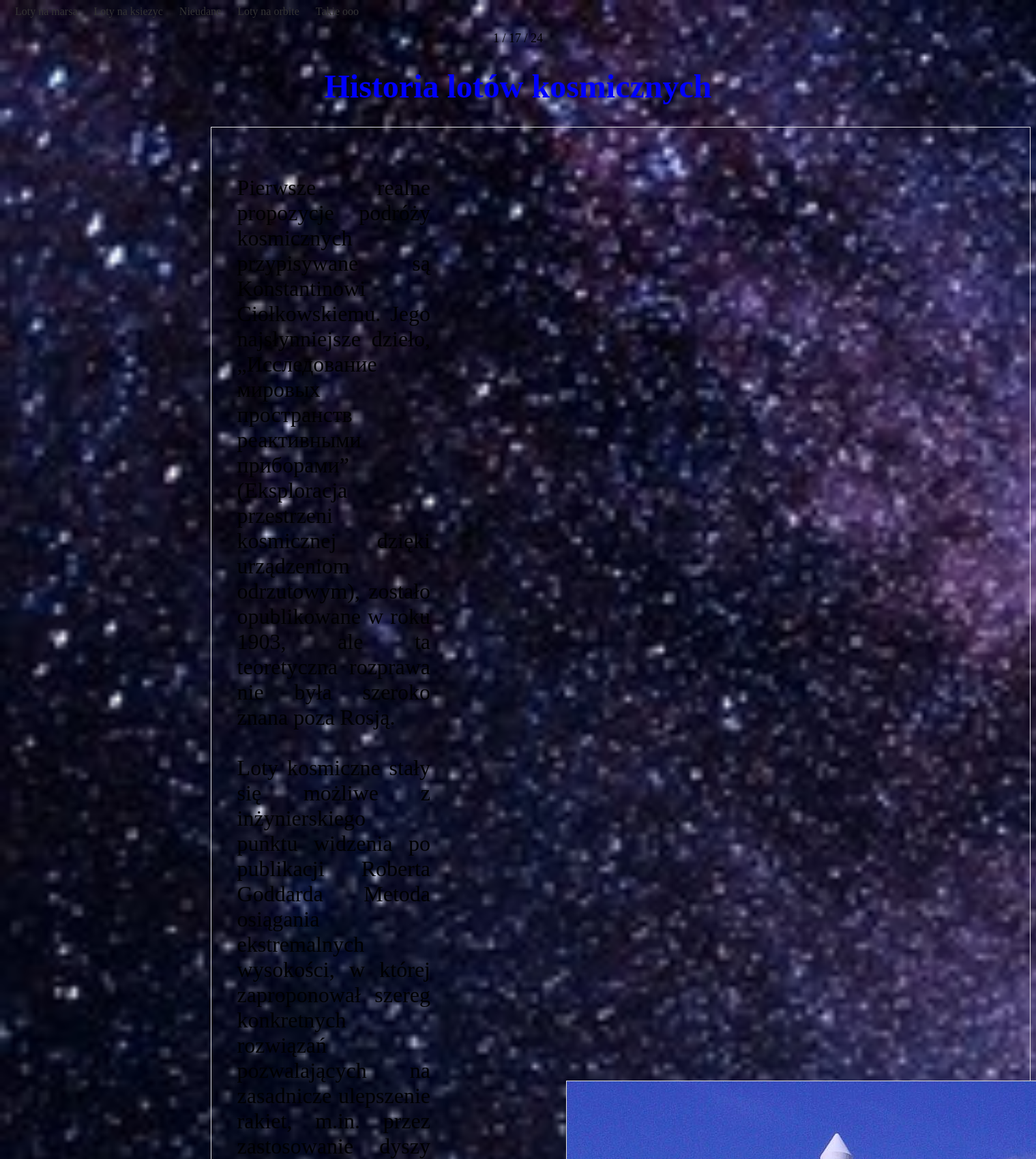
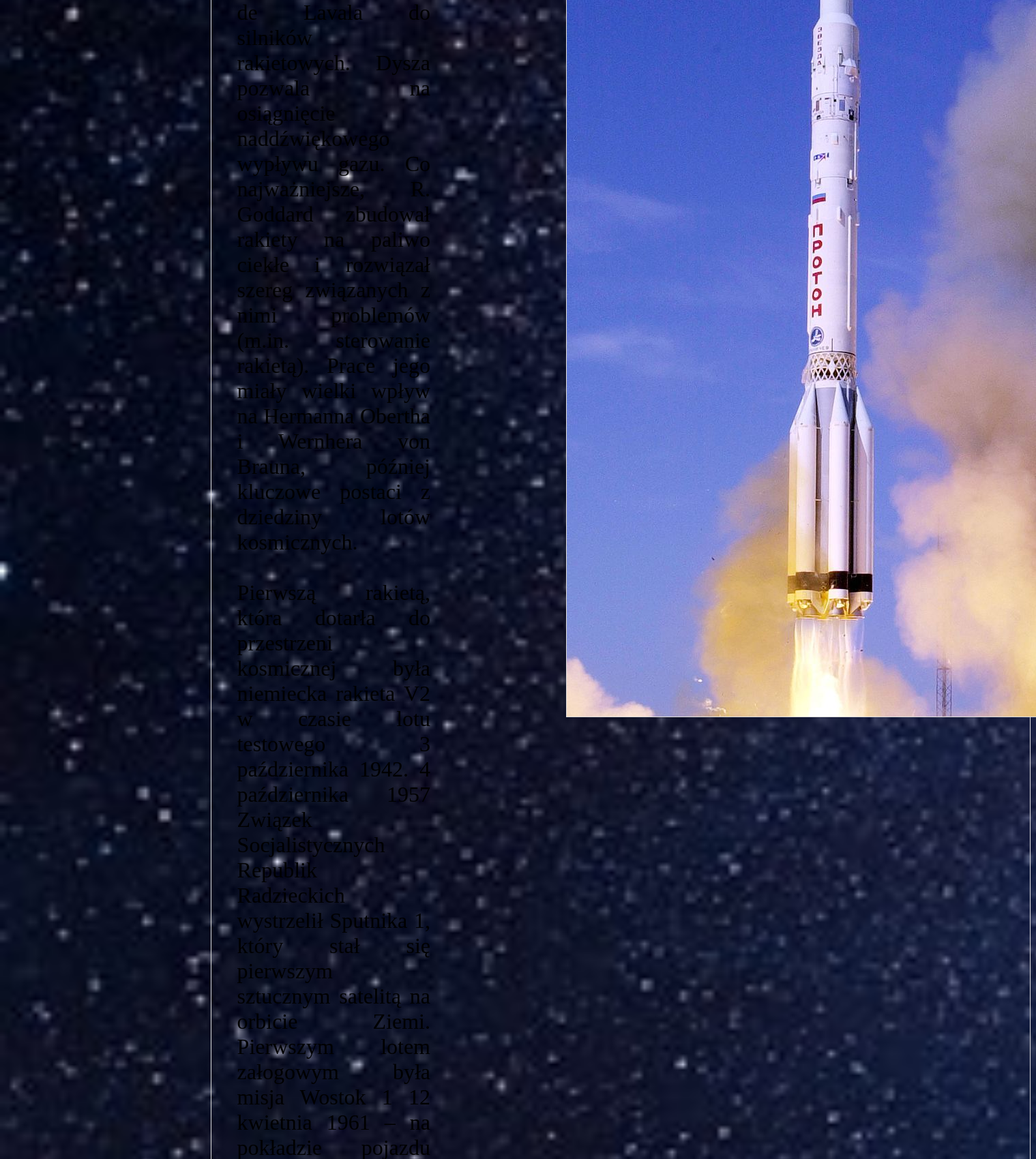
Screenshot of /lab7/jakub_adamkiewicz_167357/jakub_adamkiewicz_167357/index.php (upper part) with the database file from the repository (2 pictures, top to bottom).
### tables this page shows
CREATE TABLE `page_list` (
  `id` int(11) NOT NULL,
  `page_title` varchar(255) NOT NULL,
  `page_content` text NOT NULL,
  `status` int(11) NOT NULL DEFAULT 1
);

### lab7/jakub_adamkiewicz_167357/jakub_adamkiewicz_167357/showpage.php (called while the page is built)
<?php
function PokazPodstrone($id)
{
    $dbhost = 'localhost';
    $dbuser = 'root';
    $dbpass = '';
    $db = 'moja_strona';
    $id_clear = htmlspecialchars($id);
    $link = new mysqli($dbhost,$dbuser,$dbpass,$db);
    $query="SELECT * FROM page_list WHERE id='$id_clear' LIMIT 1";
    $result = mysqli_query($link, $query);
    $row = mysqli_fetch_array($result);
    if(empty($row['id']))
    {
        $web = '[nie_znaleziono_strony]';
    }
    else
    {
        $web = $row['page_content'];
    }
    return $web;
}
?>

### lab7/jakub_adamkiewicz_167357/jakub_adamkiewicz_167357/index.php (the view, shortened to what this page needs)
<!DOCTYPE html>
<html>
<head>
<link rel="stylesheet" href="./css/index.css" />
</head>
<body onload="startclock()">﻿
	<a href="?idp=strona_p1.html">Loty na marsa</a>
	<a href="?idp=strona_p2.html">Loty na ksiezyc</a>
	<a href="?idp=strona_p3.html">Nieudane</a>
	<a href="?idp=strona_p4.html">Loty na orbite</a>
	<a href="?idp=strona_p5.html">Takie ooo</a>
<div class="data" id="data"></div>
<?php
	include 'showpage.php';
	if (isset($_GET['idp'])) {
		echo PokazPodstrone($_GET['idp']);
	}
	else {
		echo PokazPodstrone(1);
	}
?>
</body>
</html>

### lab7/jakub_adamkiewicz_167357/jakub_adamkiewicz_167357/css/index.css (style rules this page uses)
h1 { color: blue; font-size: 300%; text-align: center; }
body { background-color: #f2f2f2; }
a { text-decoration: none; color: #333; margin: 0 10px; }
.data { font-size: 18px; text-align: center; }
img { margin-left: 20%; margin-top: 20px; border: 1px solid #ddd; }
table { margin-left: 20%; margin-top: 20px; font-size: 200%; border-spacing: 1cm; border: 1px solid #ddd; }

### rows the page displays
page_list: page_content "Historia lotów kosmicznych Pierwsze realne propozycje podróży kosmicznych przypisywane są Konstantinowi Ciołkowskiemu. Jego najsłynniejsze dzieło, „Исследование мировых пространств реактивными приборами” (Eksploracja przestrzeni kosmicznej dzięki urządzeniom odrzutowym), zostało opublikowane w roku 1903, ale ta teoretyczna rozprawa nie była szeroko znana poza Rosją. Loty kosmiczne stały się możliwe z inżynierskiego punktu widzenia po publikacji Roberta Goddarda Metoda osiągania ekstremalnych wysokości, w której zaproponował szereg konkretnych rozwiązań pozwalających na zasadnicze ulepszenie rakiet, m.in. przez zastosowanie dyszy de Lavala do silników rakietowych. Dysza pozwala na…", page_content (picture)
